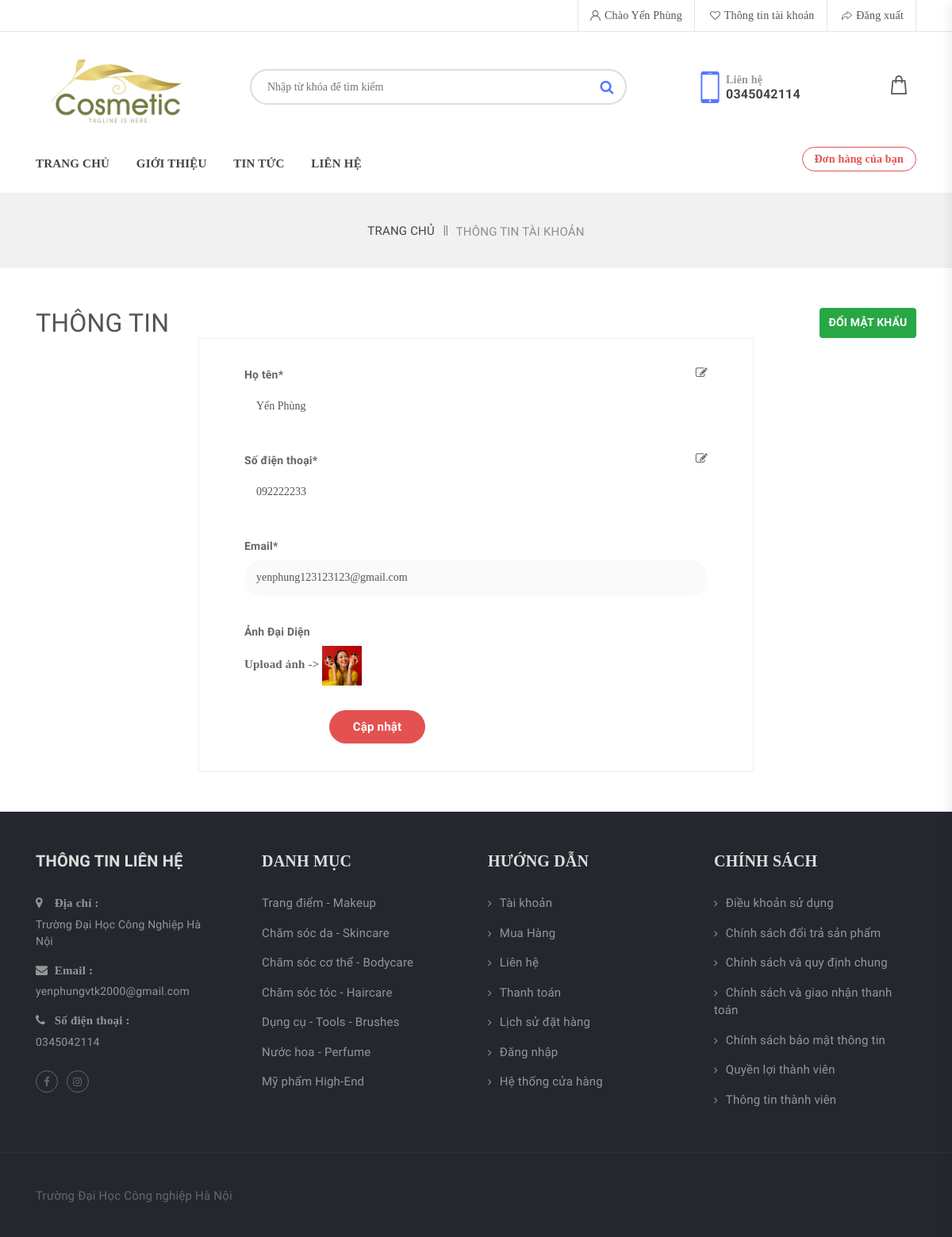
The app's page /webmypham/thongtin.php (signed in), older data.
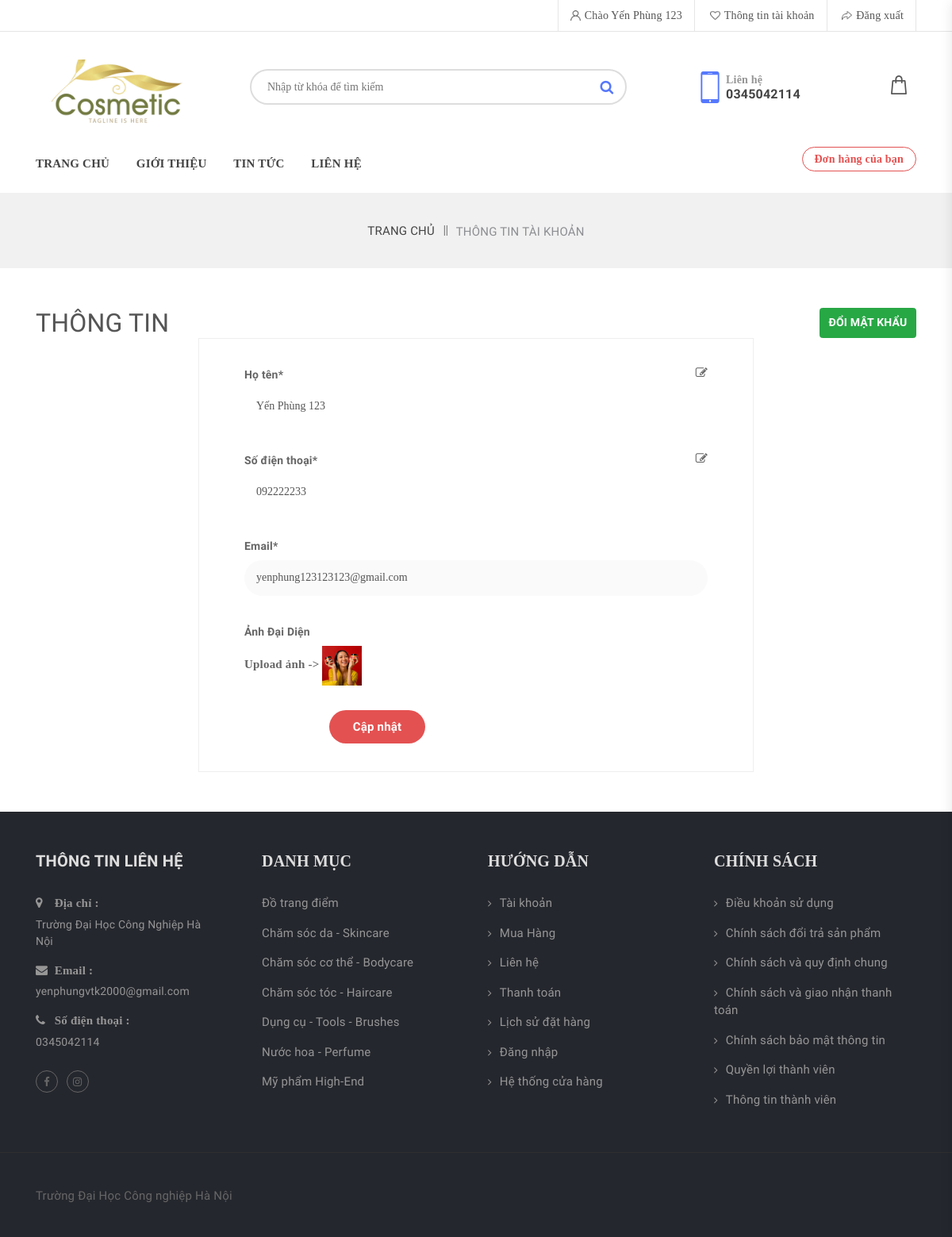
The same page, newer data.
### tables this page shows
CREATE TABLE `taikhoan` (
  `id` int(11) NOT NULL,
  `taikhoan` varchar(55) NOT NULL,
  `matkhau` varchar(55) NOT NULL,
  `hoten` varchar(100) NOT NULL,
  `sdt` text NOT NULL,
  `anh` text NOT NULL,
  `phanquyen` int(11) NOT NULL DEFAULT 0
);

CREATE TABLE `danhmuc` (
  `id` int(11) NOT NULL,
  `danhmuc` varchar(255) NOT NULL
);

### webmypham/admin/connect.php (called while the page is built, shortened)
<?php
function selectAll($sql)
{
    $result = $GLOBALS['conn']->query($sql);
    return $result;
}
?>

### webmypham/thongtin.php (the view, shortened to what the changed rows need)
<?php
    include './admin/connect.php';
?>
<!doctype html>
<html class="no-js" lang="zxx">
<head>
        <link rel="stylesheet" href="css/assets/bootstrap.min.css">
        <link rel="stylesheet" href="css/assets/font-awesome.min.css">
        <link rel="stylesheet" href="css/assets/animate.css">
        <link rel="stylesheet" href="css/assets/owl.carousel.min.css">
        <link rel="stylesheet" href="css/assets/normalize.css">
        <link rel="stylesheet" href="css/style.css">
        <link rel="stylesheet" href="css/assets/responsive.css">
    </head>
    <body>
        <?php include 'header.php';?>
        <section class="register">
            <div class="container">
                <div class="d-flex justify-content-between">
                    <h2>THÔNG TIN</h2>
                </div>
                <?php
                    if (isset($_GET["doimatkhau"])) {
                        ?>
                        <div class="row">
                            <div class="col-md-12">
                                <?php
                                    if (isset($_POST["doimatkhau"])) {
                                        $matkhau = md5($_POST["matkhau"]);
                                        $nlmatkhau = md5($_POST["nlmatkhau"]);
                                        $matkhaucu = md5($_POST["matkhaucu"]);
                                        if ($matkhau!==$nlmatkhau) {
                                            $error ='Nhập lại mật khẩu không chính xác';
                                        }else{
                                            if (rowCount("SELECT * FROM taikhoan WHERE id=$id_nguoidung AND matkhau='$matkhaucu'")==1) {
                                                selectAll("UPDATE taikhoan SET matkhau='$nlmatkhau' WHERE id=$id_nguoidung");
                                                $success='Đổi mật khẩu thành công';
                                            }else{
                                                $error ='Mật khẩu cũ không chính xác';
                                            }
                                        }
                                    }
                                ?>
                                <form action="" method="post">
                                    <h5 style="font-family: Tahoma;">ĐỔI MẬT KHẨU</h5>
                                    <div class="row">
                                        <?php
                                            if (isset($error)) {
                                            ?><p class="text-danger ml-3 mb-3"><?= $error ?></p><?php
                                            }
                                            if (isset($success)) {
                                                ?><p class="text-success ml-3 mb-3"><?= $success ?></p><?php
                                            }
                                        ?>
                                        <div class="col-md-12" style="font-family: Tahoma;">
                                            <label>Nhập mật khẩu cũ*</label>
                                            <input style="border: 1px solid #dddddd;width: 100%;height: 45px;-webkit-border-radius: 30px;-moz-border-radius: 30px;-ms-border-radius: 30px;border-radius: 30px;padding-left: 15px;margin-bottom: 35px;" type="password" name="matkhaucu" required placeholder="Nhập mật khẩu cũ" >
                                        </div>
                                        <div class="col-md-12" style="font-family: Tahoma;">
                                            <label>Mật khẩu mới*</label>
                                            <input style="border: 1px solid #dddddd;width: 100%;height: 45px;-webkit-border-radius: 30px;-moz-border-radius: 30px;-ms-border-radius: 30px;border-radius: 30px;padding-left: 15px;margin-bottom: 35px;" type="password" name="matkhau" required placeholder="Nhập mật khẩu mới">
                                        </div>
                                        <div class="col-md-12" style="font-family: Tahoma;">
                                            <label>Nhập lại mật khẩu mới*</label>
                                            <input style=" border: 1px solid #dddddd;width: 100%;height: 45px;-webkit-border-radius: 30px;-moz-border-radius: 30px;-ms-border-radius: 30px;border-radius: 30px;padding-left: 15px;margin-bottom: 35px;" type="password" name="nlmatkhau" required placeholder="Vui lòng nhập mật khẩu">
                                        </div>
                                        <div class="col-md-5 text-right">
                                            <button type="submit" name="doimatkhau">Thay đổi mật khẩu</button>
                                        </div>
                                    </div>
                                </form>
                            </div>
                        </div>
                        <?php
                    }else{
                        ?>
                            <form action="" method="POST" enctype="multipart/form-data">
                                <?php
                                    foreach (selectAll("SELECT * FROM taikhoan WHERE id=$id_nguoidung") as $item) {
                                        $tencu = $item['hoten'];
                                        $taikhoancu = $item['taikhoan'];
                                        $sdtcu = $item['sdt'];
                                        $anhcu = $item['anh'];
                                    }
                                ?>
                                <div class="col-md-12" style="font-family: Tahoma;">
                                    <div>
                                        <label for="hoten" class="d-flex justify-content-between"><p style="font-weight:bold">Họ tên*</p><i class="fa fa-edit"></i></label>
                                        <input value="<?= $tencu ?>" id="hoten" style="width: 100%;height: 45px;-webkit-border-radius: 30px;-moz-border-radius: 30px;-ms-border-radius: 30px;border-radius: 30px;padding-left: 15px;margin-bottom: 35px;" type="text" name="hoten"  required>
                                    </div>
                                    <div>
                                        <label for="sodienthoai" class="d-flex justify-content-between"><p style="font-weight:bold">Số điện thoại*</p><i class="fa fa-edit"></i></label>
                                        <input value="<?= $sdtcu ?>" id="sodienthoai" style="width: 100%;height: 45px;-webkit-border-radius: 30px;-moz-border-radius: 30px;-ms-border-radius: 30px;border-radius: 30px;padding-left: 15px;margin-bottom: 35px;" type="text" name="sodienthoai"  required>
                                    </div>
                                    <div>
                                        <label for="taikhoan" class="d-flex justify-content-between"><p style="font-weight:bold">Email*</p></label>
                                        <input disabled value="<?= $taikhoancu ?>" id="taikhoan" style="width: 100%;height: 45px;-webkit-border-radius: 30px;-moz-border-radius: 30px;-ms-border-radius: 30px;border-radius: 30px;padding-left: 15px;margin-bottom: 35px;" type="text" name="taikhoan"  required>
                                    </div>
                                    <div class="form-group">
                                        <label for="anhdaidien" class="d-flex justify-content-between"><p style="font-weight:bold">Ảnh Đại Diện</p></label>
                                        <label >Upload ảnh -></label>
                                        <label for="imgInp" style="cursor:pointer">
                                            <img id="blah"  width="50" height="50" src="<?= empty($anhcu)?'https://encrypted-tbn0.gstatic.com/images?q=tbn:ANd9GcQsYElAJVdc_nUeBp5o-DiTGiVjNn7aVG2twi2cSfIDsuaHnvk7YSvk1IHe1LsK8qE2Hr4&usqp=CAU':'./images/'.$anhcu.'' ?>">
                                        </label>
                                    </div>
                                    <div class="col-md-5 text-right">
                                        <button type="submit" name="doihoten">Cập nhật</button>
                                    </div>
                                </div>
                            </form>
                        <?php
                    }
                ?>
            </div>
        </section>
        <?php
            include 'footer.php';
        ?>
    </body>
</html>

### webmypham/header.php (shortened to what the changed rows need)
    <section class="top-bar">
    <div class="container">
        <div class="row">
            <div class="col-lg-6 col-md-8">
                <div class="top-right text-right">
                        <?php
                            if (isset($_COOKIE["user"])) {
                                $taikhoan = $_COOKIE["user"];
                                foreach (selectAll("SELECT * FROM taikhoan WHERE taikhoan='$taikhoan'") as $item) {
                                    $ten = $item['hoten'];
                                }
                                ?>
                                    <ul class="list-unstyled list-inline">
                                        <li class="list-inline-item"><a style="font-family: Tahoma;" href="#"><img src="images/user.png" alt="">Chào <?= $ten ?></a></li>
                                        <li class="list-inline-item"><a style="font-family: Tahoma;" href="thongtin.php"><img src="images/wishlist.png" alt="">Thông tin tài khoản</a></li>
                                        <li class="list-inline-item"><a style="font-family: Tahoma;" href="?checkout"><img src="images/checkout.png" alt="">Đăng xuất</a></li>
                                    </ul>
                                <?php
                            }
                        ?>
                </div>
            </div>
        </div>
    </div>
</section>
                            <?php
                                if (isset($_COOKIE["user"])) {
                                    $taikhoan = $_COOKIE["user"];
                                    foreach (selectAll("SELECT * FROM taikhoan WHERE taikhoan ='$taikhoan'") as $item) {
                                        $id_nguoidung = $item['id'];
                                    }
                                        ?>
                                        <?php
                                }
                            ?>

### webmypham/footer.php (shortened to what the changed rows need)
<section class="footer-top">
        <div class="container">
            <div class="row">
                <div class="col-md-3">
                    <div class="f-cat">
                        <ul class="list-unstyled">
                            <?php
                                foreach (selectAll("SELECT * FROM danhmuc LIMIT 7") as $item) {
                                    ?>
                                        <li><a href="danhmuc.php?id=<?= $item['id'] ?>"><?= $item['danhmuc'] ?></a></li>
                                    <?php
                                }
                            ?>
                        </ul>
                    </div>
                </div>
            </div>
        </div>
</section>

Row changes from the older to the newer data that the page shows:
changed taikhoan "yenphung123123123@gmail.com": hoten "Yến Phùng" → "Yến Phùng 123"
changed danhmuc: danhmuc "Trang điểm - Makeup" → "Đồ trang điểm"
